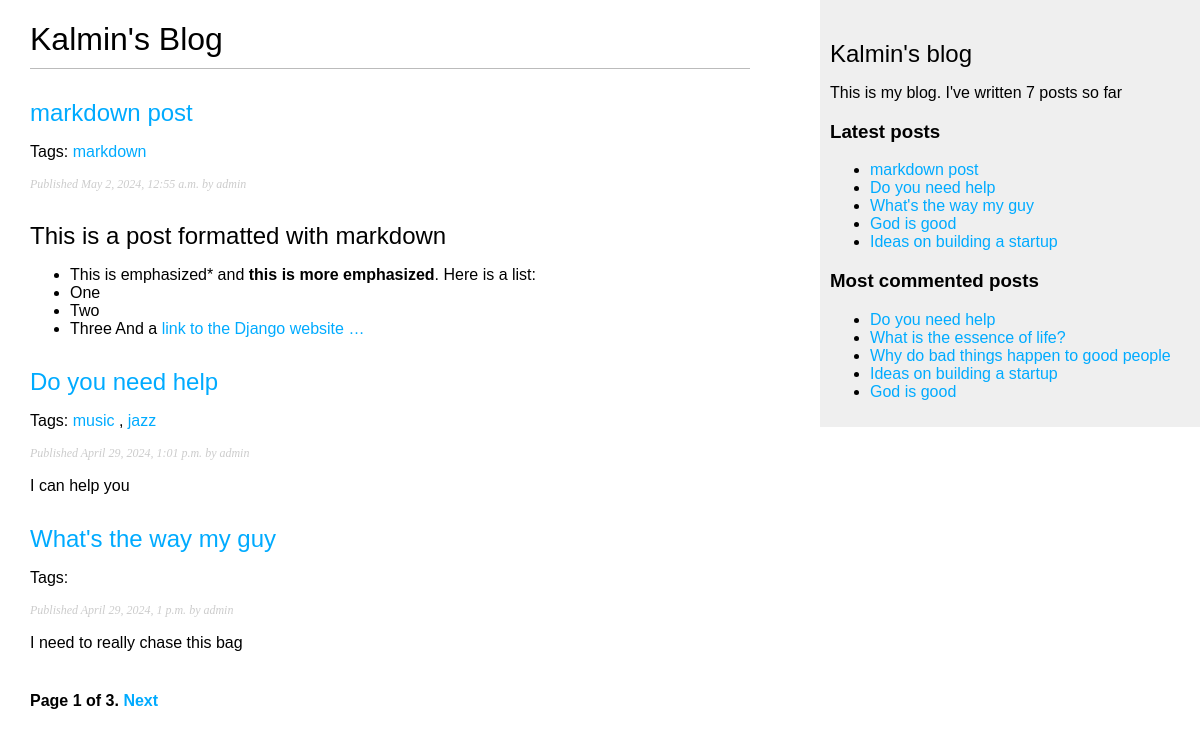
Screenshot of /blog/ with the database file from the repository.
### blog/models.py (models this page shows, shortened)
class Post(models.Model):
    class Status(models.TextChoices):
        DRAFT = 'DR', 'Draft'
        PUBLISHED = 'PB', 'Published'
    tags = TaggableManager()
    title = models.CharField(max_length=250)
    slug = models.SlugField(max_length=250, unique_for_date='publish')
    author = models.ForeignKey(
        User, on_delete=models.CASCADE, related_name='blog_posts')
    body = models.TextField()
    publish = models.DateTimeField(default=timezone.now)
    created = models.DateTimeField(auto_now_add=True)
    updated = models.DateTimeField(auto_now=True)
    status = models.CharField(
        max_length=2, choices=Status.choices, default=Status.DRAFT)
    objects = models.Manager()
    published = PublishedManager()
    class Meta:
        ordering = ['-publish']
        indexes = [
            models.Index(fields=['-publish'])
        ]
    def get_absolute_url(self):
        return reverse('blog:post_detail', args=[
                                        self.publish.year,
                                        self.publish.month,
                                        self.publish.day,
                                        self.slug])

### blog/views.py (the view)
# urls.py: path('', views.post_list, name='post_list'),
def post_list(request, tag_slug=None):
    post_list = Post.published.all()
    tag = None
    if tag_slug:
        tag = get_object_or_404(Tag, slug=tag_slug)
        post_list = post_list.filter(tags__in=[tag])
    paginator = Paginator(post_list, 3)
    page_number = request.GET.get('page', 1)
    try:
        posts = paginator.page(page_number)
    except PageNotAnInteger:
        posts=paginator.page(1)
    except EmptyPage:
        posts=paginator.page(paginator.num_pages)
    return render(request,
                  'blog/post/list.html',
                  {'posts': posts,
                  'tag':tag})

### blog/models.py (called while the page is built)
    def get_queryset(self):
        return super().get_queryset().filter(status=Post.Status.PUBLISHED)

### blog/templatetags/blog_tags.py (called while the page is built)
@register.simple_tag
def total_posts():
    return Post.published.count()

@register.inclusion_tag('blog/post/latest_posts.html')
def show_latest_posts(count=5):
    latest_posts =Post.published.order_by('-publish')[:count]
    return {'latest_posts': latest_posts}

@register.simple_tag
def get_most_commented_posts(count=5):
    return Post.published.annotate(
        total_comments=Count('comments')
    ).order_by('-total_comments')[:count]

@register.filter(name="markdown")
def markdown_format(text):
    return mark_safe(markdown.markdown(text))

### blog/templates/blog/post/list.html (shortened to what this page needs)
{% extends "blog/base.html" %}
{% load blog_tags %}
{% block content %}
  <h1>Kalmin's Blog</h1>
    {% for post in posts %}
      <h2>
        <a href="{{ post.get_absolute_url }}">
          {{ post.title }}
        </a>
      </h2>
      <p class="tags">
        Tags:
         {% for tag in post.tags.all %}
          <a href="{% url "blog:post_list_by_tag" tag.slug %}">
            {{ tag.name }}
          </a>
          {% if not forloop.last %}, {% endif %}
        {% endfor %}
      </p>
      <p class="date">
        Published {{ post.publish }} by {{ post.author }}
      </p>
        {{ post.body|markdown|truncatewords_html:30 }}
      {% endfor %}
      {% include "./pagination.html" with page=posts %}
{% endblock %}

### blog/templates/blog/base.html (shortened to what this page needs)
{% load blog_tags %}
{% load static %}
<!DOCTYPE html>
<html>
  <head>
    <link href="{% static "css/blog.css" %}" rel="stylesheet">
  </head>
  <body>
    <div id="content">{% block content %} {% endblock %}</div>
    <div id="sidebar">
      <h2>Kalmin's blog</h2>
      <p>
        This is my blog.
        I've written {% total_posts %} posts so far
      </p>
      <h3>Latest posts</h3>
      {% show_latest_posts %}
      <h3>Most commented posts</h3>
      {% get_most_commented_posts as most_commented_posts %}
      <ul>
        {% for post in most_commented_posts %}
          <li>
            <a href="{{ post.get_absolute_url }}">{{ post.title }}</a>
          </li>
        {% endfor %}
      </ul>
    </div>
  </body>
</html>

### blog/templates/blog/post/latest_posts.html
<ul>
    {% for post in latest_posts %}
        <li>
            <a href="{{ post.get_absolute_url }}">{{ post.title }}</a>
        </li>
    {% endfor %}
</ul>

### blog/static/css/blog.css (style rules this page uses)
body { margin:0; padding:0; font-family:helvetica, sans-serif; }
a { color:#00abff; text-decoration:none; }
h1 { font-weight:normal; border-bottom:1px solid #bbb; padding:0 0 10px 0; }
h2 { font-weight:normal; margin:30px 0 0; }
#content { float:left; width:60%; padding:0 0 0 30px; }
#sidebar { float:right; width:30%; padding:10px; background:#efefef; height:100%; }
p.date { color:#ccc; font-family: georgia, serif; font-size: 12px; font-style: italic; }

### rows the page displays
Post: title "markdown post", publish "May 2, 2024, 12:55 a.m.", author "admin", body "This is a post formatted with markdown This is emphasized* and this is more emphasized . Here is a list: One Two Three And a link to the Django website …"
Tag: name "markdown"
Post: title "Do you need help", publish "April 29, 2024, 1:01 p.m.", author "admin", body "I can help you"
Tag: name "music"
Tag: name "jazz"
Post: title "What's the way my guy", publish "April 29, 2024, 1 p.m.", author "admin", body "I need to really chase this bag"
Post: title "God is good"
Post: title "Ideas on building a startup"
Post: title "What is the essence of life?"
Post: title "Why do bad things happen to good people"

### other values shown
{{ page.number }} "1"
{{ page.paginator.num_pages }} "3"
